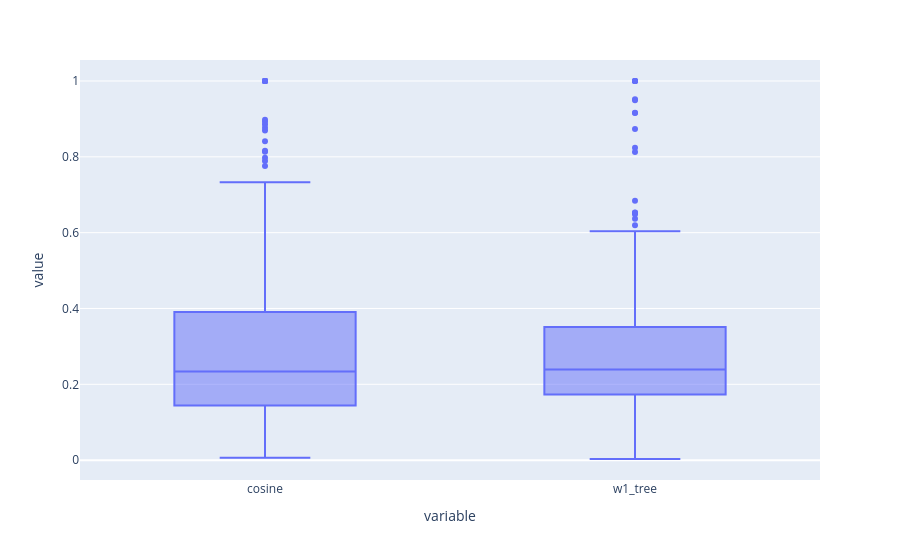

Notebook code for this chart:
### Code cell
px.box(df_stat)

### Figure 1 — Plotly figure (JSON) as saved in the notebook; plotly's stock layout.template omitted (floating-point values rounded to 4 significant figures; data arrays with more than 128 entries replaced by an {"elided": "..."} marker saying what was removed)
{"data": [{"alignmentgroup": "True", "hovertemplate": "variable=%{x}<br>value=%{y}<extra></extra>", "legendgroup": "", "marker": {"color": "#636efa"}, "name": "", "notched": false, "offsetgroup": "", "orientation": "v", "showlegend": false, "type": "box", "x": {"elided": "370 str values"}, "x0": " ", "xaxis": "x", "y": {"elided": "370 float values"}, "y0": " ", "yaxis": "y"}], "layout": {"boxmode": "group", "legend": {"tracegroupgap": 0}, "margin": {"t": 60}, "xaxis": {"anchor": "y", "domain": [0, 1], "title": {"text": "variable"}}, "yaxis": {"anchor": "x", "domain": [0, 1], "title": {"text": "value"}}}}
